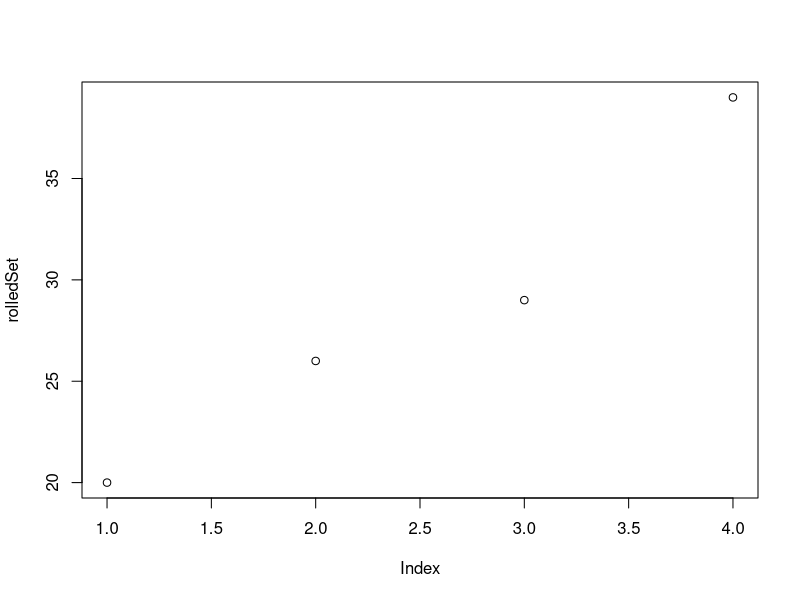
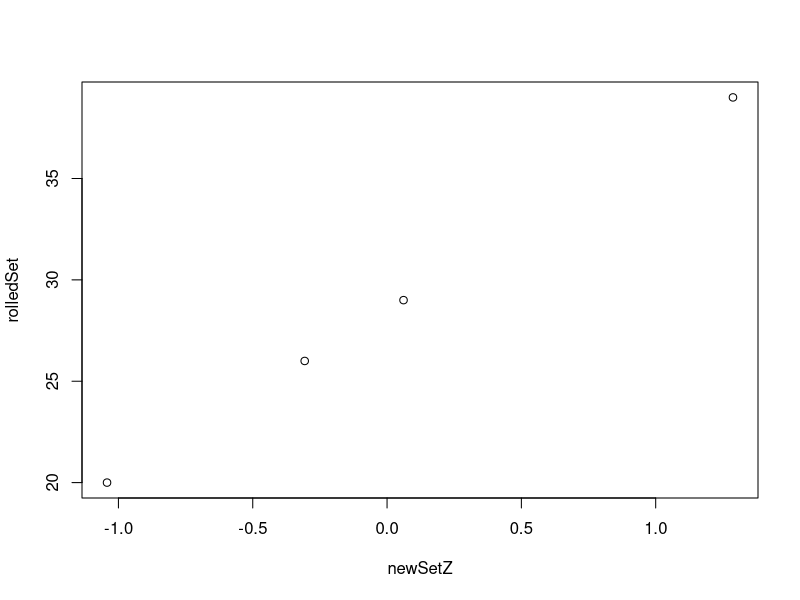
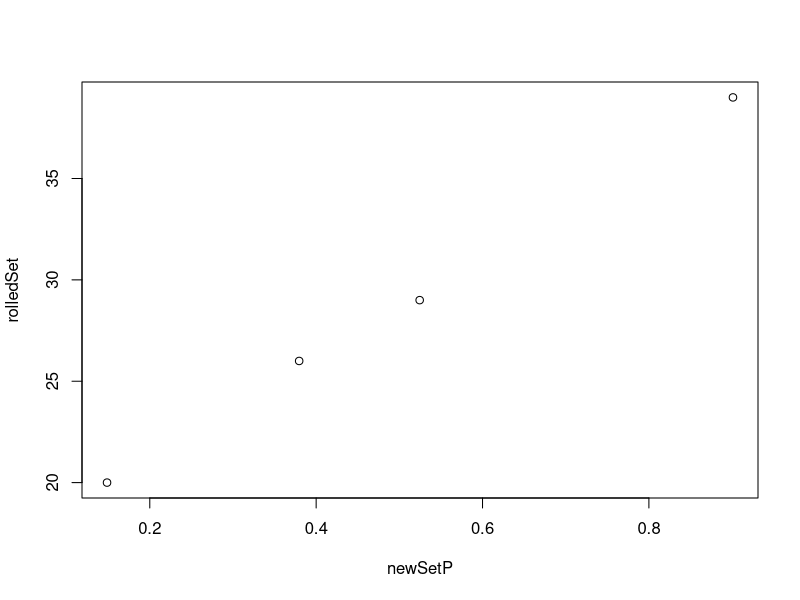
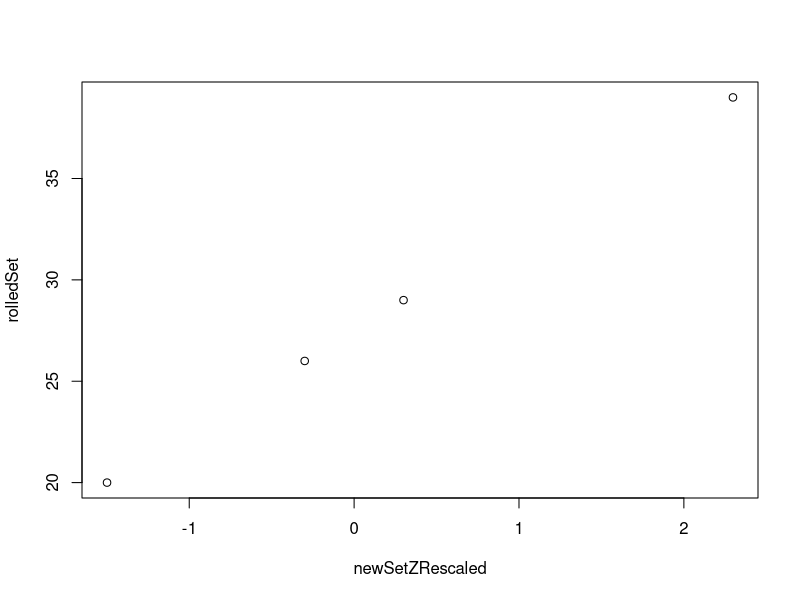
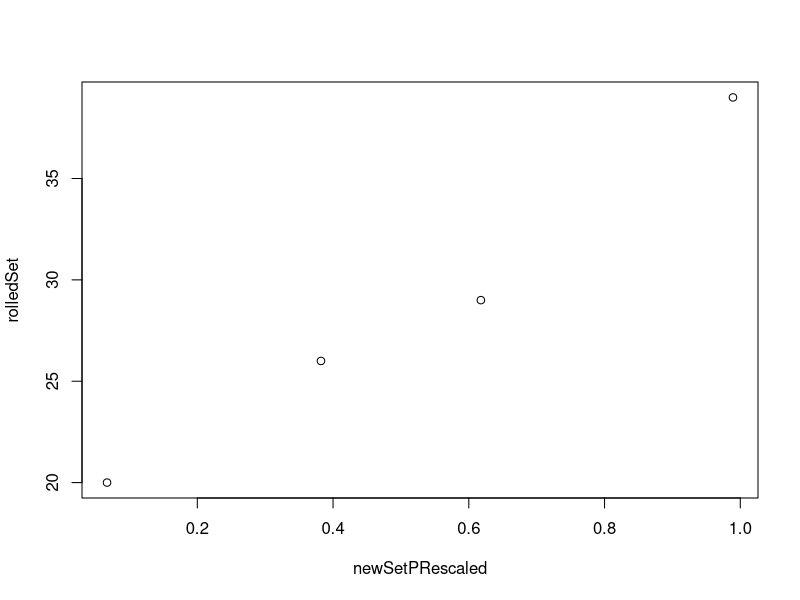
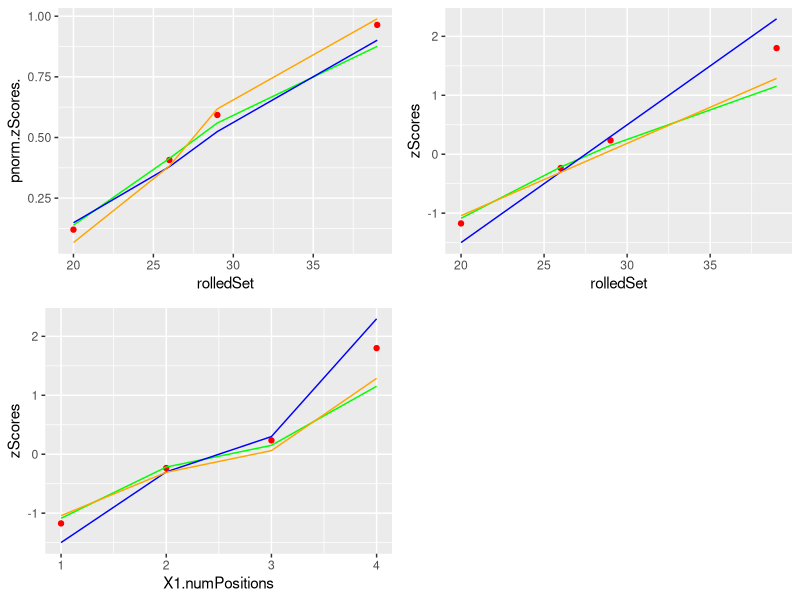

These figures' R source, in order:
library(parallel)
require(ggplot2)
require(gridExtra)
library(crayon)

{
numDice = sample(3:10,1)
dice = c(4,6,8,10,12,20,100)
numPositions = sample(c(50),1)
#numPositions = 50

diceSet = sample(dice,numDice,replace=TRUE)

rolledSet <- sort(unlist(mclapply(1:numPositions, function (x)
  {
  roll <- mclapply(diceSet, function(x)
    {
    rolled <- sample(1:x,1)
    return(rolled)
  })
  return(sum(unlist(roll)))
})))

plot(rolledSet)

probs <- c(0, .1, .25, .5, .75, .9, 1)
bowleysSummary <- quantile(rolledSet, probs)

m <-median(rolledSet)

bowleyDeltaMedianSqr <- (bowleysSummary-m)^2

#multiplying by % delta's = dividing by that amount if every value were deviated by median multiplied by that % equivalence (i.e. 1/count)
stratifiedMAD <- sqrt(sum(diff(probs, lag = 1, differences = 1) * c(bowleyDeltaMedianSqr[1:3],bowleyDeltaMedianSqr[5:7])))

zScores <- (rolledSet-m)/stratifiedMAD

lowerAvg <- mean(abs(zScores[zScores<0]))
upperAvg <- mean(zScores[zScores>0])
average <- mean(c(lowerAvg,upperAvg))

expectedQuartile <- abs(qnorm(.25, mean = 0, sd =1))
#factorVal <- expectedQuartile/average
factorVal <- expectedQuartile/average

#Confirmed

#quantile(rnorm(10000000),probs=c(.25))

lowerFactor <- lowerAvg/average*factorVal
upperFactor <- upperAvg/average*factorVal

lower <- which(zScores<0)
upper <- which(zScores>0)

colors <- rainbow(2)

reScaled <- zScores
reScaled[lower] <- zScores[lower]*upperFactor
reScaled[upper] <- zScores[upper]*lowerFactor

mean(zScores)
mean(reScaled)

twentyFivePercent <- m-lowerAvg*stratifiedMAD
seventyFivePercent <- m+upperAvg*stratifiedMAD

cat(blue(paste ("\n","blue 25/75%")))
cat(blue(paste ("\n",twentyFivePercent,seventyFivePercent)))

twentyFivePercentRescaled <- m-expectedQuartile*stratifiedMAD*factorVal
seventyFivePercentRescaled <- m+expectedQuartile*stratifiedMAD*factorVal

m
#linear, but 50% is no longe median, it's close and within 25 to 75%
newMean <- mean(c(twentyFivePercent,seventyFivePercent))
newSdev <- (seventyFivePercent-twentyFivePercent)/(expectedQuartile*2)

newSetZ <- (rolledSet-newMean)/newSdev
plot(newSetZ,rolledSet)
newSetP <- pnorm(newSetZ)
plot(newSetP,rolledSet)

mean(c(twentyFivePercentRescaled,seventyFivePercentRescaled))

#linear, preserves median at 50%
newSdevRescaled <-  (seventyFivePercentRescaled-twentyFivePercentRescaled)/(expectedQuartile*2)
newSetZRescaled <- (rolledSet-m)/newSdevRescaled
plot(newSetZRescaled,rolledSet)
newSetPRescaled <- pnorm(newSetZRescaled)
plot(newSetPRescaled,rolledSet)

cat(yellow(paste ("\n","orange 25/75%")))
cat(yellow(paste ("\n",twentyFivePercentRescaled,seventyFivePercentRescaled)))

cat(paste("\n","actual","\n"))
print(summary(rolledSet))

df <- data.frame(rolledSet,pnorm(zScores),pnorm(reScaled),newSetP,newSetPRescaled)

plot1 <- ggplot(df, aes(rolledSet)) +                  # basic graphical object
  geom_point(aes(y=pnorm.zScores.), colour="red") +  # first layer
  geom_line(aes(y=pnorm.reScaled.), colour="green") +  # second layer
  geom_line(aes(y=newSetP), colour="blue") + # third layer
  geom_line(aes(y=newSetPRescaled), colour="orange")  # fourth layer

df <- data.frame(rolledSet,zScores,reScaled,newSetZRescaled,newSetZ)

plot2 <- ggplot(df, aes(rolledSet)) +                  # basic graphical object
  geom_point(aes(y=zScores), colour="red") +  # first layer
  geom_line(aes(y=reScaled), colour="green") + # second layer
  geom_line(aes(y=newSetZRescaled), colour="blue") + # third layer
  geom_line(aes(y=newSetZ), colour="orange")  # fourth layer

df <- data.frame(1:numPositions,zScores,reScaled,newSetZRescaled,newSetZ)

plot3 <- ggplot(df, aes(X1.numPositions)) +                    # basic graphical object
  geom_point(aes(y=zScores), colour="red") +  # first layer
  geom_line(aes(y=reScaled), colour="green") +  # second layer
  geom_line(aes(y=newSetZRescaled), colour="blue") + # third layer
  geom_line(aes(y=newSetZ), colour="orange")  # fourth layer

grid.arrange(plot1, plot2, plot3, ncol=2, nrow=2)

cat (red(paste ("\n","Red:", "pnorm(ZScores), median 50%, avg !50% linear:","\n", collapse="")))
print(summary(pnorm(zScores)))
print(summary(zScores))

cat (green(paste ("\n","Green:", "pnorm(reScaled), median 50%, avg 50% nonlinear:","\n", collapse="")))
print(summary(pnorm(reScaled)))
print(summary(reScaled))

cat (blue(paste ("\n","Blue:", "newSetP, median ~50%, avg 50%, linear:","\n", collapse="")))
print(summary(newSetP))
print(summary(newSetZ))

cat (yellow(paste ( "\n","Orange:","newSetPRescaled, median 50%, avg !50%, linear:", "\n", collapse="")))
print(summary(newSetPRescaled))
print(summary(newSetZRescaled))
}
